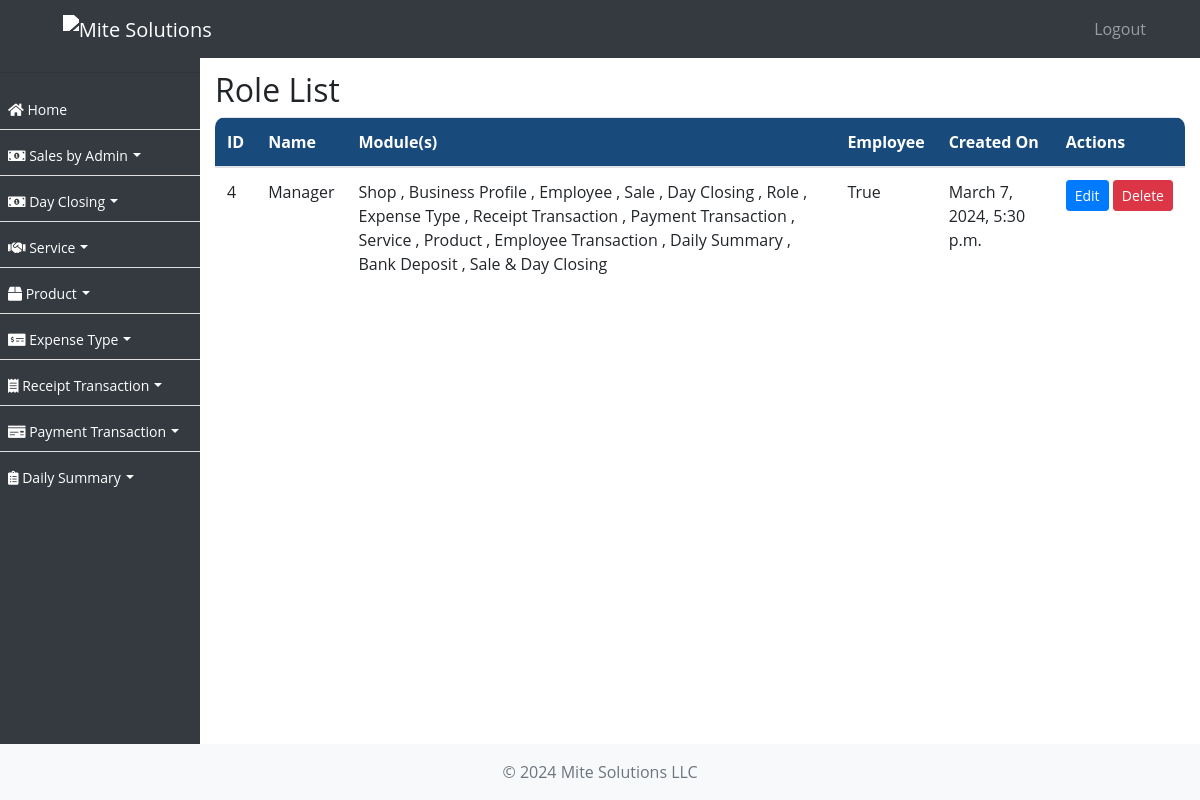
/role/, run on the app's committed database.
### ezshopapp/models.py (models this page shows, shortened)
class Role(models.Model):
    name = models.CharField(max_length=255)
    modules = models.ManyToManyField(Module, default=None)
    is_employee = models.BooleanField(default=True)
    created_on = models.DateTimeField(auto_now_add=True, null=True)

class Module(models.Model):
    name = models.CharField(max_length=50)
    created_on = models.DateTimeField(auto_now_add=True, null=True)

### ezshopapp/views.py (the view)
# urls.py: path('role/', RoleListView.as_view(), name='role_list'),
class RoleListView(ListView):
    model = Role
    template_name = 'role_list.html'
    def get_queryset(self):
        return Role.objects.order_by('-created_on')

### ezshopapp/templates/role_list.html (shortened to what this page needs)
{% extends 'base.html' %}
{% block content %}
  <h2>Role List</h2>
  <div class="table-responsive">
    <table class="table">
      <thead>
        <tr>
          <th>ID</th>
          <th>Name</th>
          <th>Module(s)</th>
          <th>Employee</th>
          <th>Created On</th>
          <th>Actions</th>
        </tr>
      </thead>
      <tbody>
        {% for role in object_list %}
          <tr>
            <td>{{ role.id }}</td>
            <td>{{ role.name }}</td>
            <td>
              {% for module in role.modules.all %}
                {{ module.name }}
                {% if not forloop.last %}, {% endif %}
              {% endfor %}
            </td>
            <td>{{ role.is_employee }}</td>
            <td>{{ role.created_on }}</td>
            <td>
              <div class="d-flex justify-content-between align-items-center">
              <a href="{% url 'update_role' role.pk %}" class="btn btn-primary btn-sm">Edit</a>&nbsp;
              <form method="post" action="{% url 'delete_role' role.pk %}" style="display: inline;">
                <button type="submit" class="btn btn-danger btn-sm" onclick="return confirm('Are you sure you want to delete this role?')">Delete</button>
              </form>
            </div>
            </td>
          </tr>
        {% endfor %}
      </tbody>
    </table>
  </div>
{% endblock %}

### ezshopapp/templates/base.html (style rules this page uses)
body, p, h1, h2, h3, h4, h5, h6, a, li, label, input, div, span, small { font-family: "Open Sans", sans-serif !important; }
body { padding-top: 56px; background-color: #ffffff !important; }
table thead { border-radius: 5px !important; }
table thead th { vertical-align: bottom; border-bottom: 2px solid #dee2e6; background-color: #184b7c !important; color: #fff !important; }
tbody { border-bottom: 0px !important; }
table { border:1px !important; }
div>.table-responsive, table, table>thead { border-radius: 10px !important; }
.btn-primary { --bs-btn-color: #fff; --bs-btn-bg: #00B69B; --bs-btn-border-color: #00B69B; --bs-btn-hover-color: #000; --bs-btn-hover-bg: #26c1aa; --bs-btn-hover-border-color: #1abda5; --bs-btn-focus-shadow-rgb: 0, 155, 132; --bs-btn-active-color: #000; --bs-btn-active-bg: #33c5af; --bs-btn-active-border-color: #1abda5; --bs-btn-active-shadow: inset 0 3px 5px rgba(0, 0, 0, 0.125); --bs-btn-disabled-color: #000; --bs-btn-disabled-bg: #00B69B; --bs-btn-disabled-border-color: #00B69B; }

### data on the page
Role: id "4", name "Manager", is_employee "True", created_on "March 7, 2024, 5:30 p.m."
Module: name "Shop"
Module: name "Business Profile"
Module: name "Employee"
Module: name "Sale"
Module: name "Day Closing"
Module: name "Role"
Module: name "Expense Type"
Module: name "Receipt Transaction"
Module: name "Payment Transaction"
Module: name "Service"
Module: name "Product"
Module: name "Employee Transaction"
Module: name "Daily Summary"
Module: name "Bank Deposit"
Module: name "Sale & Day Closing"
